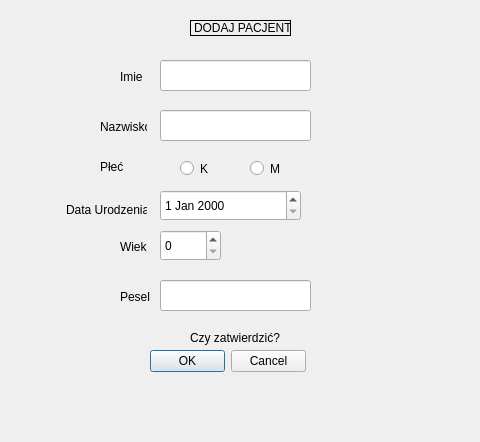
<?xml version="1.0" encoding="UTF-8"?>
<ui version="4.0">
 <class>PacjentDialog</class>
 <widget class="QDialog" name="PacjentDialog">
  <property name="geometry">
   <rect>
    <x>0</x>
    <y>0</y>
    <width>480</width>
    <height>442</height>
   </rect>
  </property>
  <property name="windowTitle">
   <string>Dialog</string>
  </property>
  <widget class="QDateEdit" name="dtData">
   <property name="geometry">
    <rect>
     <x>160</x>
     <y>190</y>
     <width>141</width>
     <height>31</height>
    </rect>
   </property>
  </widget>
  <widget class="QLineEdit" name="lineImie">
   <property name="geometry">
    <rect>
     <x>160</x>
     <y>60</y>
     <width>151</width>
     <height>31</height>
    </rect>
   </property>
  </widget>
  <widget class="QLineEdit" name="lineNazwisko">
   <property name="geometry">
    <rect>
     <x>160</x>
     <y>110</y>
     <width>151</width>
     <height>31</height>
    </rect>
   </property>
  </widget>
  <widget class="QLineEdit" name="linePesel">
   <property name="geometry">
    <rect>
     <x>160</x>
     <y>280</y>
     <width>151</width>
     <height>31</height>
    </rect>
   </property>
  </widget>
  <widget class="QDialogButtonBox" name="buttonBox">
   <property name="geometry">
    <rect>
     <x>150</x>
     <y>350</y>
     <width>156</width>
     <height>23</height>
    </rect>
   </property>
   <property name="standardButtons">
    <set>QDialogButtonBox::Cancel|QDialogButtonBox::Ok</set>
   </property>
  </widget>
  <widget class="QRadioButton" name="kobietaRadio">
   <property name="geometry">
    <rect>
     <x>180</x>
     <y>160</y>
     <width>82</width>
     <height>17</height>
    </rect>
   </property>
   <property name="text">
    <string>K</string>
   </property>
  </widget>
  <widget class="QRadioButton" name="MezczyznaRadio">
   <property name="geometry">
    <rect>
     <x>250</x>
     <y>160</y>
     <width>82</width>
     <height>17</height>
    </rect>
   </property>
   <property name="text">
    <string>M</string>
   </property>
  </widget>
  <widget class="QSpinBox" name="wiek">
   <property name="geometry">
    <rect>
     <x>160</x>
     <y>230</y>
     <width>61</width>
     <height>31</height>
    </rect>
   </property>
  </widget>
  <widget class="QLabel" name="label">
   <property name="geometry">
    <rect>
     <x>120</x>
     <y>70</y>
     <width>47</width>
     <height>13</height>
    </rect>
   </property>
   <property name="text">
    <string>Imie</string>
   </property>
  </widget>
  <widget class="QLabel" name="label_2">
   <property name="geometry">
    <rect>
     <x>100</x>
     <y>120</y>
     <width>47</width>
     <height>13</height>
    </rect>
   </property>
   <property name="text">
    <string>Nazwisko</string>
   </property>
  </widget>
  <widget class="QLabel" name="label_3">
   <property name="geometry">
    <rect>
     <x>100</x>
     <y>160</y>
     <width>47</width>
     <height>13</height>
    </rect>
   </property>
   <property name="text">
    <string>Płeć</string>
   </property>
  </widget>
  <widget class="QLabel" name="label_4">
   <property name="geometry">
    <rect>
     <x>66</x>
     <y>200</y>
     <width>81</width>
     <height>20</height>
    </rect>
   </property>
   <property name="text">
    <string>Data Urodzenia</string>
   </property>
  </widget>
  <widget class="QLabel" name="label_5">
   <property name="geometry">
    <rect>
     <x>120</x>
     <y>240</y>
     <width>47</width>
     <height>13</height>
    </rect>
   </property>
   <property name="text">
    <string>Wiek</string>
   </property>
  </widget>
  <widget class="QLabel" name="label_6">
   <property name="geometry">
    <rect>
     <x>120</x>
     <y>290</y>
     <width>47</width>
     <height>13</height>
    </rect>
   </property>
   <property name="text">
    <string>Pesel</string>
   </property>
  </widget>
  <widget class="QLabel" name="label_7">
   <property name="geometry">
    <rect>
     <x>190</x>
     <y>330</y>
     <width>91</width>
     <height>16</height>
    </rect>
   </property>
   <property name="text">
    <string>Czy zatwierdzić?</string>
   </property>
  </widget>
  <widget class="QLabel" name="label_10">
   <property name="geometry">
    <rect>
     <x>190</x>
     <y>20</y>
     <width>101</width>
     <height>16</height>
    </rect>
   </property>
   <property name="frameShape">
    <enum>QFrame::Box</enum>
   </property>
   <property name="text">
    <string>DODAJ PACJENTA</string>
   </property>
  </widget>
 </widget>
 <resources/>
 <connections/>
</ui>
